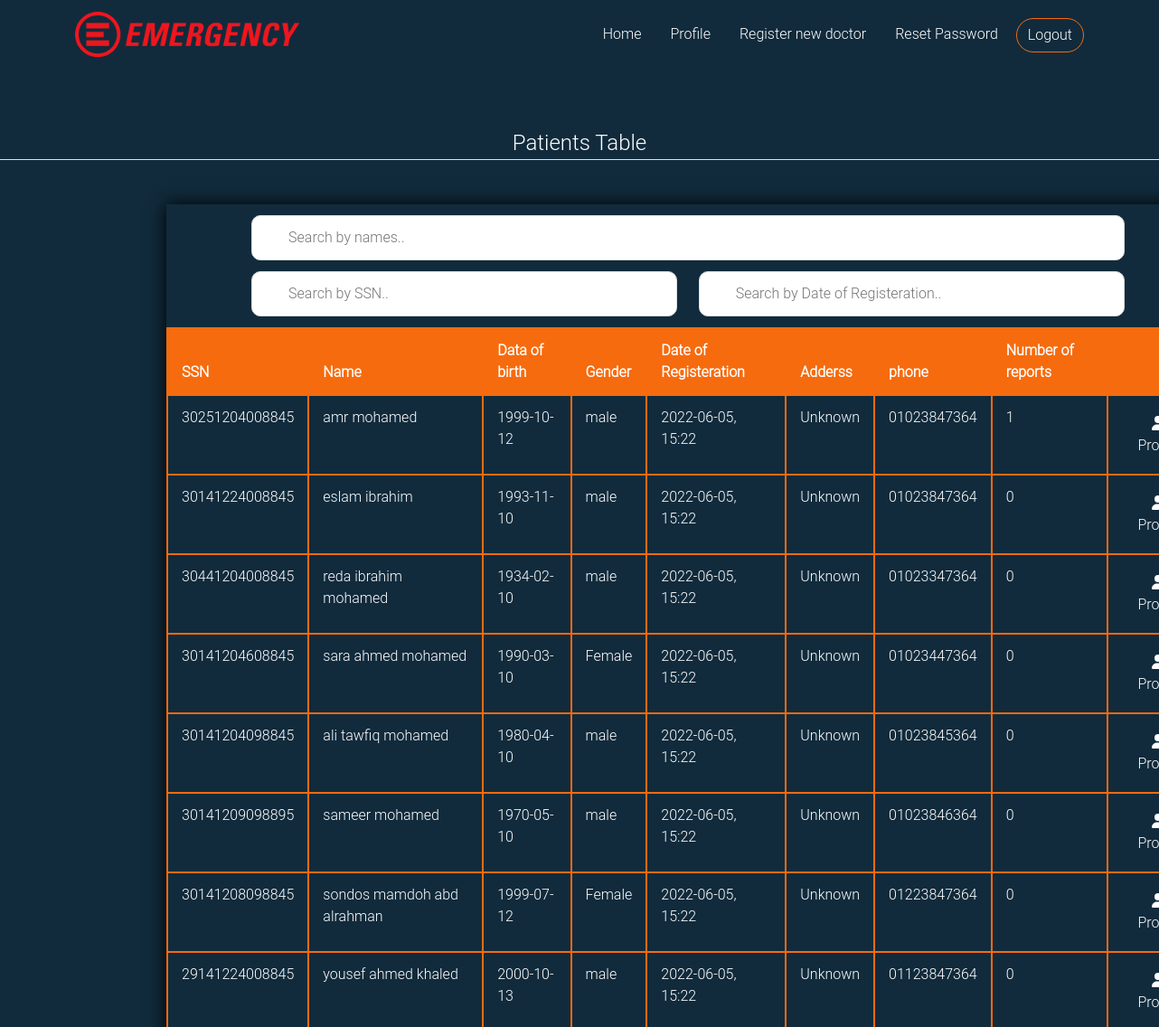
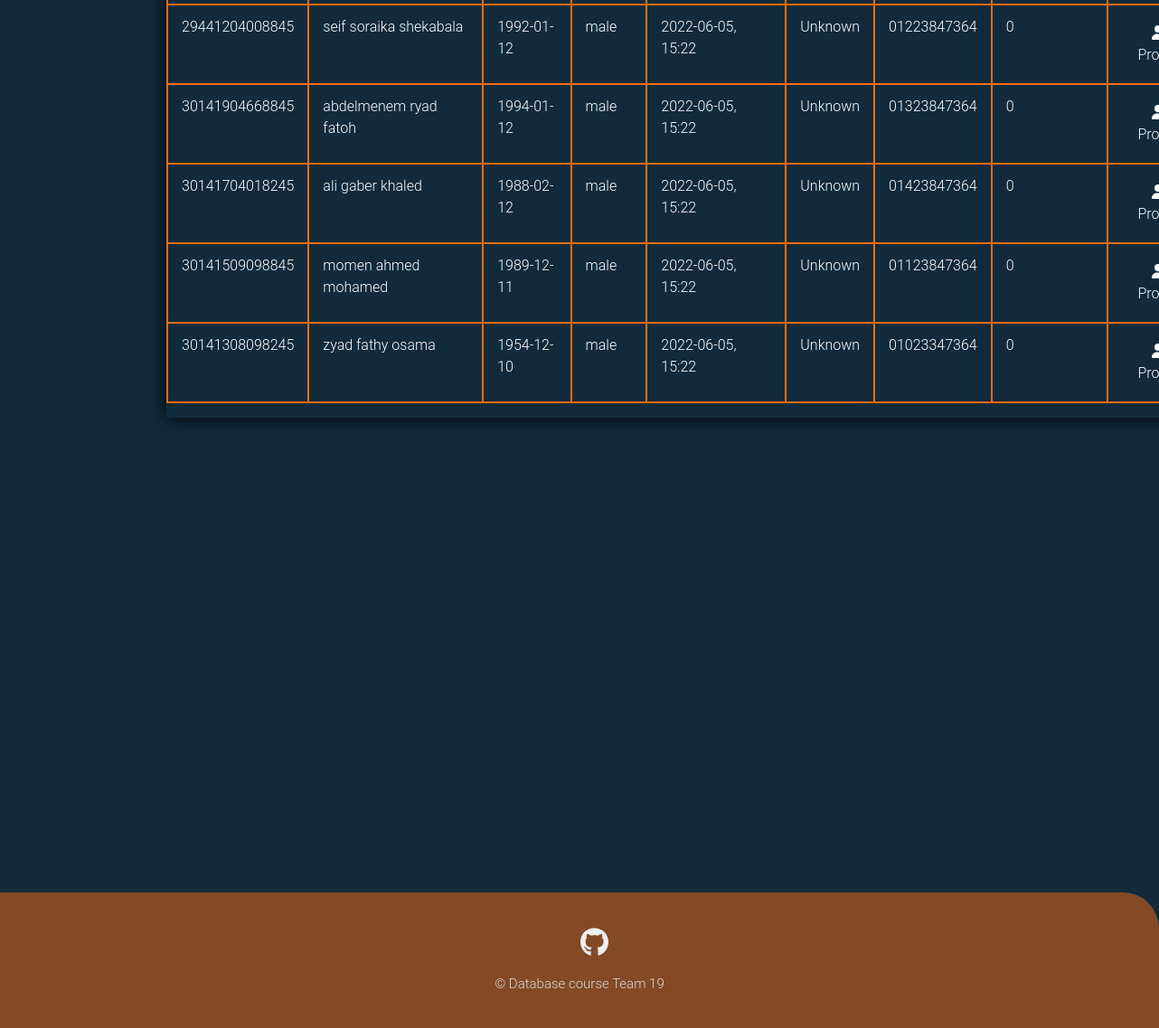
The app's page /patients_table (signed in) with its own data (2 pictures, top to bottom).
### emergencydebartment/models.py (models this page shows, shortened)
class User(db.Model, UserMixin):
    __tablename__ = 'user_table'
    id = db.Column(db.Integer, primary_key=True)
    ssn = db.Column(db.Integer, unique=True,nullable=False)
    Fname = db.Column(db.String(20),nullable=False)
    Sname = db.Column(db.String(20))
    Lname = db.Column(db.String(20),nullable=False)
    gender = db.Column(db.String(6),nullable=False)
    phone = db.Column(db.String(11), default='Unknown')
    address = db.Column(db.String(70), default='Unknown')
    birth_date = db.Column(db.DateTime,nullable=False)
    user_role = db.Column(db.String(15), nullable=False, default='Patient')
    password = db.Column(db.String(61),nullable=False)

class Patient(User):
    id = db.Column(db.Integer, db.ForeignKey('user_table.id'),primary_key=True)
    date =  db.Column(db.DateTime, default = datetime.utcnow) #date of registeration
    report = db.relationship('Report',  backref='patient', lazy=True, foreign_keys = 'Report.patient_id')
    email = db.Column(db.String(20),unique=True)

class User(db.Model, UserMixin):
    __tablename__ = 'user_table'
    id = db.Column(db.Integer, primary_key=True)
    ssn = db.Column(db.Integer, unique=True,nullable=False)
    Fname = db.Column(db.String(20),nullable=False)
    Sname = db.Column(db.String(20))
    Lname = db.Column(db.String(20),nullable=False)
    gender = db.Column(db.String(6),nullable=False)
    phone = db.Column(db.String(11), default='Unknown')
    address = db.Column(db.String(70), default='Unknown')
    birth_date = db.Column(db.DateTime,nullable=False)
    user_role = db.Column(db.String(15), nullable=False, default='Patient')
    password = db.Column(db.String(61),nullable=False)

### emergencydebartment/routes.py (the view, shortened to what this page needs)
@app.route("/patients_table", methods= ['GET','POST'])
@login_required(role = 'Doctor')
def ptable():
    table = Patient.query.all()
    num_of_reports = list()
    for patient in table:
        num_of_reports.append(len(patient.report))
    return render_template('patients_table.html', table = zip(table, num_of_reports))

### emergencydebartment/models.py (called while the page is built)
@login_manager.user_loader
def load_user(user_id):
    return User.query.get(int(user_id))

### emergencydebartment/routes.py (called while the page is built)
def login_required(role="ANY"):
    def wrapper(fn):
        @wraps(fn)
        def decorated_view(*args, **kwargs):
            if not current_user.is_authenticated:
              return login_manager.unauthorized()
            if current_user.user_role != 'Admin':
                if ((current_user.user_role != role) and (role != "ANY")):
                    return login_manager.unauthorized()
            return fn(*args, **kwargs)
        return decorated_view
    return wrapper

### emergencydebartment/templates/patients_table.html (shortened to what this page needs)
{% extends "layout.html" %}
{% block content %}
<legend class="border-bottom mb-4 legend align-text-center">Patients Table</legend>
        <div class="content">
                <div class="content-table dtable">
                    <div class="scrollme">
                        <div class="row justify-content-center" >
                    <input type="text" id="nameInput" onkeyup="namefunc()" placeholder="Search by names..">
                        </div>
                        <div class="row justify-content-center" >
                    <input type="text" id="ssnInput" onkeyup="ssnfunc()" placeholder="Search by SSN..">
                    <input type="text" id="dateInput" onkeyup="datefunc()" placeholder="Search by Date of Registeration..">
                </div>
                        <table id="myTable" class="table table-bordered table-responsive">
                            <thead>
                                <tr >
                                    <th scope="col">SSN</th>
                                    <th scope="col">Name</th>
                                    <th scope="col" >Data of birth</th>
                                    <th scope="col" >Gender</th>
                                    <th scope="col" >Date of Registeration</th>
                                    <th scope="col" >Adderss</th>
                                    <th scope="col" >phone</th>
                                    <th scope="col" >Number of reports</th>
                                    <th scope="col" ></th>
                                </tr>
                            </thead>
                            <tbody>
                            {% for patient, number_of_reports in table %}
                                <tr>
                                    <td>{{patient.ssn}}</td>
                                    {% if patient.Sname %}
                                    <td>{{patient.Fname}} {{patient.Sname}}  {{patient.Lname}}</td>
                                    {% else %}
                                    <td>{{patient.Fname}}  {{patient.Lname}}</td>
                                    {% endif %}
                                    <td>{{patient.birth_date.strftime("%Y-%m-%d")}}</td>
                                    <td>{{patient.gender}}</td>
                                    <td>{{patient.date.strftime("%Y-%m-%d, %H:%M")}}</td>
                                    <td>{{patient.address}}</td>
                                    <td>{{patient.phone}}</td>
                                    <td>{{number_of_reports}}</td>
                                    <td><a class="calling_btn btn rounded-pill main-btn " style="color:white ;" href="{{ url_for('profile_patient', patient_id = patient.id) }} "> <i class="fa-solid fa-user"></i> Profile</a></a></td>
                                {% endfor %}
                            </tbody>
                        </table>
                    </div>
                </div>
                    </div>
{% endblock %}

### emergencydebartment/static/styles/style.css (style rules this page uses)
:root { --blue-color: #112B3C; --orange-color:#F66B0E; --blue-off-color:#205375; --white-off-color:#EFEFEF; --gray-color:#DDDDDD; }
body { font-family: 'Roboto Light',sans-serif; background-color: var(--blue-color); }
legend { margin-top: 5%; color: white; text-align: center; }

### emergencydebartment/static/styles/table.css (style rules this page uses)
.content { min-height: 70vh; display: flex; align-items: center; justify-content: center; }
.content-table { border-collapse: collapse; margin: 25px 0; min-width: 400px; max-width: 1400px; min-height: 200px; box-shadow: 0 0 20px rgb(0, 0, 0.15); }
.content-table thead tr { background-color: #f66b0e; color: white; text-align: left; font-weight: bold; border: 2px solid #f66b0e; }
.content-table th, .content-table td { padding: 12px 15px; color: white; border: 2px solid #f66b0e; }
#nameInput { background-image: url('/css/searchicon.png'); margin-top: 1%; max-height: 3%; background-position: 10px 12px; background-repeat: no-repeat; width: 82%; font-size: 16px; padding: 12px 20px 12px 40px; border: 1px solid #ddd; margin-bottom: 12px; border-radius: 10px; }
#ssnInput { background-image: url('/css/searchicon.png'); background-position: 10px 12px; background-repeat: no-repeat; width: 40%; font-size: 16px; padding: 12px 20px 12px 40px; border: 1px solid #ddd; margin-bottom: 12px; border-radius: 10px; }
#dateInput { background-image: url('/css/searchicon.png'); background-position: 10px 12px; margin-left: 2%; background-repeat: no-repeat; width: 40%; font-size: 16px; padding: 12px 20px 12px 40px; border: 1px solid #ddd; margin-bottom: 12px; border-radius: 10px; }

### emergencydebartment/static/styles/login.css (style rules this page uses)
:root { --blue-color: #112B3C; --orange-color:#F66B0E; --blue-off-color:#205375; --white-off-color:#EFEFEF; --gray-color:#DDDDDD; }
html, body { height: 100%; font-family: 'Roboto Light',sans-serif; background-color: var(--blue-color); }

### emergencydebartment/static/styles/dashboard.css (style rules this page uses)
.dtable { position: relative; bottom: 40%; left: 120px; width: 90%; }

### records on screen
Patient: ssn "30251204008845", Fname "amr", Lname "mohamed", birth_date "1999-10-12", gender "male", date "2022-06-05, 15:22", address "Unknown", phone "01023847364", number_of_reports "1"
Patient: ssn "30141224008845", Fname "eslam", Lname "ibrahim", birth_date "1993-11-10", gender "male", date "2022-06-05, 15:22", address "Unknown", phone "01023847364", number_of_reports "0"
Patient: ssn "30441204008845", Fname "reda", Sname "ibrahim", Lname "mohamed", birth_date "1934-02-10", gender "male", date "2022-06-05, 15:22", address "Unknown", phone "01023347364", number_of_reports "0"
Patient: ssn "30141204608845", Fname "sara", Sname "ahmed", Lname "mohamed", birth_date "1990-03-10", gender "Female", date "2022-06-05, 15:22", address "Unknown", phone "01023447364", number_of_reports "0"
Patient: ssn "30141204098845", Fname "ali", Sname "tawfiq", Lname "mohamed", birth_date "1980-04-10", gender "male", date "2022-06-05, 15:22", address "Unknown", phone "01023845364", number_of_reports "0"
Patient: ssn "30141209098895", Fname "sameer", Lname "mohamed", birth_date "1970-05-10", gender "male", date "2022-06-05, 15:22", address "Unknown", phone "01023846364", number_of_reports "0"
Patient: ssn "30141208098845", Fname "sondos", Sname "mamdoh", Lname "abd alrahman", birth_date "1999-07-12", gender "Female", date "2022-06-05, 15:22", address "Unknown", phone "01223847364", number_of_reports "0"
Patient: ssn "29141224008845", Fname "yousef", Sname "ahmed", Lname "khaled", birth_date "2000-10-13", gender "male", date "2022-06-05, 15:22", address "Unknown", phone "01123847364", number_of_reports "0"
Patient: ssn "29441204008845", Fname "seif", Sname "soraika", Lname "shekabala", birth_date "1992-01-12", gender "male", date "2022-06-05, 15:22", address "Unknown", phone "01223847364", number_of_reports "0"
Patient: ssn "30141904668845", Fname "abdelmenem", Sname "ryad", Lname "fatoh", birth_date "1994-01-12", gender "male", date "2022-06-05, 15:22", address "Unknown", phone "01323847364", number_of_reports "0"
Patient: ssn "30141704018245", Fname "ali", Sname "gaber", Lname "khaled", birth_date "1988-02-12", gender "male", date "2022-06-05, 15:22", address "Unknown", phone "01423847364", number_of_reports "0"
Patient: ssn "30141509098845", Fname "momen", Sname "ahmed", Lname "mohamed", birth_date "1989-12-11", gender "male", date "2022-06-05, 15:22", address "Unknown", phone "01123847364", number_of_reports "0"
Patient: ssn "30141308098245", Fname "zyad", Sname "fathy", Lname "osama", birth_date "1954-12-10", gender "male", date "2022-06-05, 15:22", address "Unknown", phone "01023347364", number_of_reports "0"
